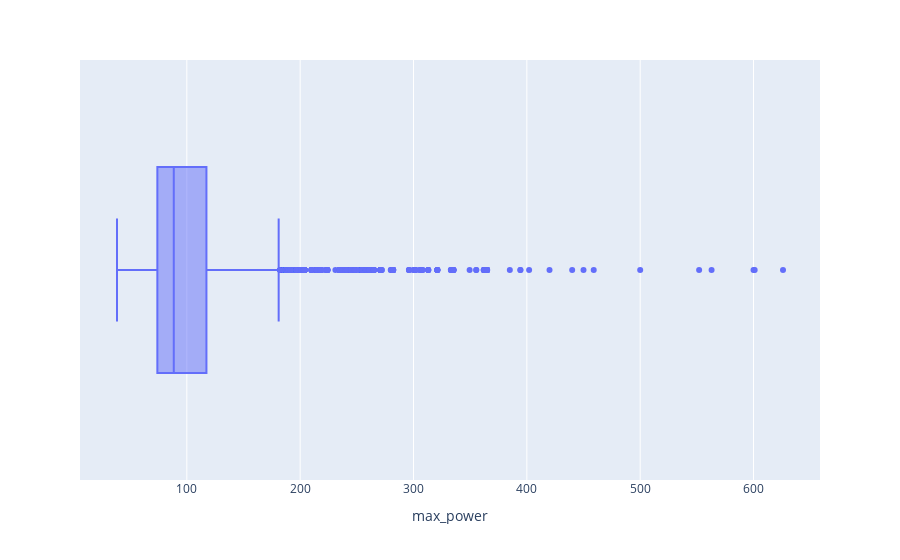

The notebook cell this image was saved under:
### Code cell
psx.box(eda_df,x="max_power")

### Figure 1 — Plotly figure (JSON) as saved in the notebook; plotly's stock layout.template omitted (floating-point values rounded to 4 significant figures; data arrays with more than 128 entries replaced by an {"elided": "..."} marker saying what was removed)
{"data": [{"alignmentgroup": "True", "hovertemplate": "max_power=%{x}<extra></extra>", "legendgroup": "", "marker": {"color": "#636efa"}, "name": "", "notched": false, "offsetgroup": "", "orientation": "h", "showlegend": false, "type": "box", "x": {"elided": "15410 float values"}, "x0": " ", "xaxis": "x", "y0": " ", "yaxis": "y"}], "layout": {"autosize": true, "boxmode": "group", "legend": {"tracegroupgap": 0}, "margin": {"t": 60}, "xaxis": {"anchor": "y", "autorange": true, "domain": [0, 1], "range": [5.756, 658.6], "title": {"text": "max_power"}, "type": "linear"}, "yaxis": {"anchor": "x", "autorange": true, "domain": [0, 1], "range": [-0.5, 0.5], "type": "category"}}}
